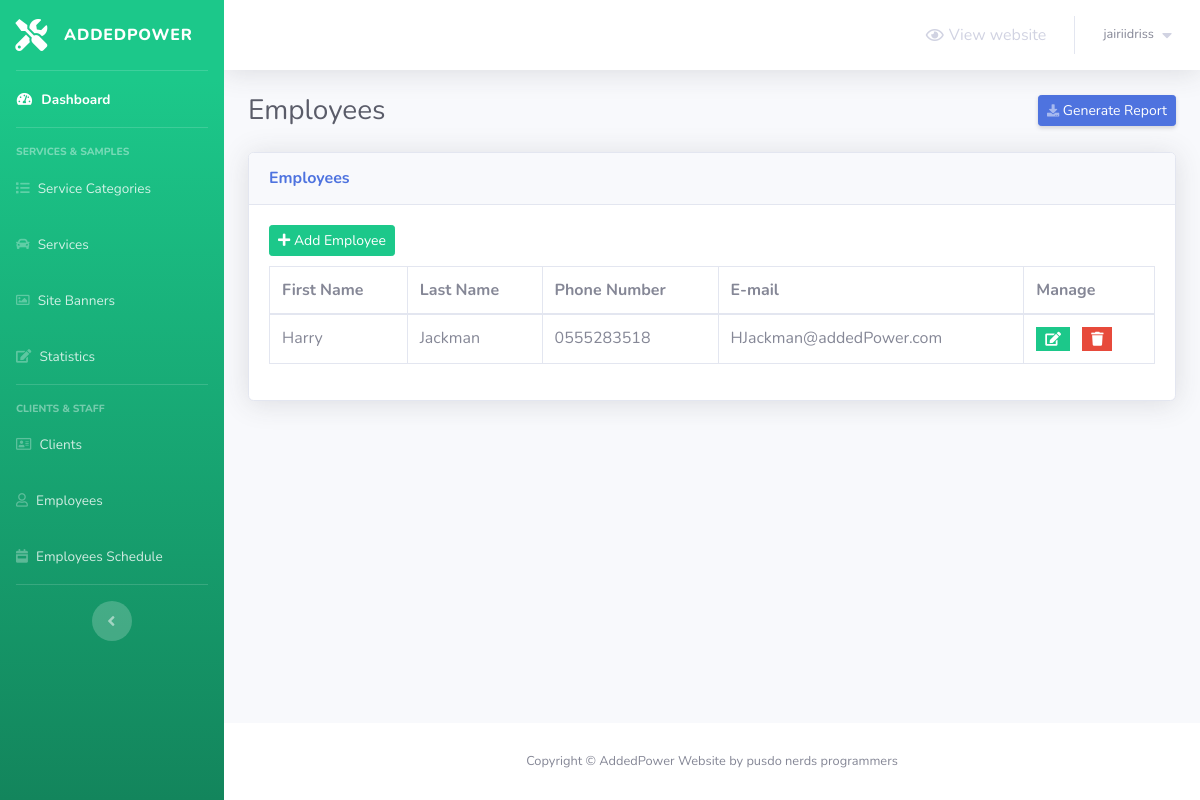
The page /admin/employees.php (signed in) on the database as committed earlier.
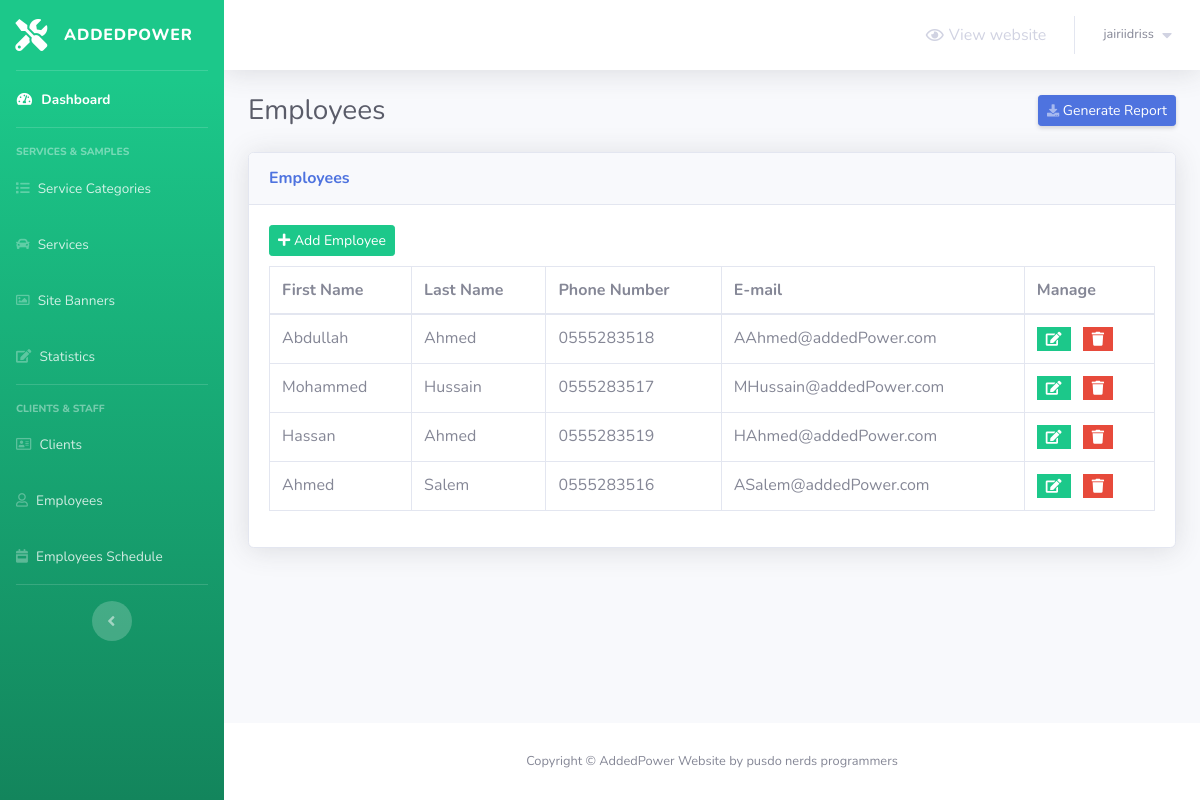
The same page on the database as committed later.
### tables this page shows
CREATE TABLE `employees` (
  `employee_id` int(2) NOT NULL,
  `first_name` varchar(20) NOT NULL,
  `last_name` varchar(20) NOT NULL,
  `phone_number` varchar(30) NOT NULL,
  `email` varchar(50) NOT NULL
);

### admin/employees.php (the view, shortened to what this page needs)
<?php
    include 'connect.php';
    include 'Includes/templates/header.php';
    if(isset($_SESSION['adminUsername']) && isset($_SESSION['adminPwd']))
    {
?>
        <div class="container-fluid">
            <div class="d-sm-flex align-items-center justify-content-between mb-4">
                <h1 class="h3 mb-0 text-gray-800">Employees</h1>
                <a href="#" class="d-none d-sm-inline-block btn btn-sm btn-primary shadow-sm">
                    <i class="fas fa-download fa-sm text-white-50"></i>
                    Generate Report
                </a>
            </div>
            <?php
                $do = '';
                if(isset($_GET['do']) && in_array($_GET['do'], array('Add','Edit')))
                {
                    $do = htmlspecialchars($_GET['do']);
                }
                else
                {
                    $do = 'Manage';
                }
                if($do == 'Manage')
                {
                    $stmt = $con->prepare("SELECT * FROM employees");
                    $stmt->execute();
                    $rows_employees = $stmt->fetchAll();
                    ?>
                        <div class="card shadow mb-4">
                            <div class="card-header py-3">
                                <h6 class="m-0 font-weight-bold text-primary">Employees</h6>
                            </div>
                            <div class="card-body">
                                <a href="employees.php?do=Add" class="btn btn-success btn-sm" style="margin-bottom: 10px;">
                                    <i class="fa fa-plus"></i>
                                    Add Employee
                                </a>
                                <div class="table-responsive">
                                    <table class="table table-bordered">
                                        <thead>
                                            <tr>
                                                <th scope="col">First Name</th>
                                                <th scope="col">Last Name</th>
                                                <th scope="col">Phone Number</th>
                                                <th scope="col">E-mail</th>
                                                <th scope="col">Manage</th>
                                            </tr>
                                        </thead>
                                        <tbody>
                                            <?php
                                                foreach($rows_employees as $employee)
                                                {
                                                    echo "<tr>";
                                                        echo "<td>";
                                                            echo $employee['first_name'];
                                                        echo "</td>";
                                                        echo "<td>";
                                                            echo $employee['last_name'];
                                                        echo "</td>";
                                                        echo "<td>";
                                                            echo $employee['phone_number'];
                                                        echo "</td>";
                                                        echo "<td>";
                                                            echo $employee['email'];
                                                        echo "</td>";
                                                        echo "<td>";
                                                            $delete_data = "delete_employee_".$employee["employee_id"];
                                                    ?>
                                                        <ul class="list-inline m-0">
                                                            <li class="list-inline-item" data-toggle="tooltip" title="Edit">
                                                                <button class="btn btn-success btn-sm rounded-0">
                                                                    <a href="employees.php?do=Edit&employee_id=<?php echo $employee['employee_id']; ?>" style="color: white;">
                                                                        <i class="fa fa-edit"></i>
                                                                    </a>
                                                                </button>
                                                            </li>
                                                            <li class="list-inline-item" data-toggle="tooltip" title="Delete">
                                                                <button class="btn btn-danger btn-sm rounded-0" type="button" data-toggle="modal" data-target="#<?php echo $delete_data; ?>" data-placement="top"><i class="fa fa-trash"></i></button>
                                                            </li>
                                                        </ul>
                                                    <?php
                                                    echo "</td>";
                                                    echo "</tr>";
                                                }
                                            ?>
                                        </tbody>
                                    </table>
                                </div>
                            </div>
                        </div>
                    <?php
                }
            ?>
        </div>
<?php
        include 'Includes/templates/footer.php';
    }
    else
    {
        header('Location: login.php');
        exit();
    }
?>

### admin/Includes/templates/header.php (shortened to what this page needs)
  		<link href="Design/fonts/css/all.min.css" rel="stylesheet" type="text/css">
  		<link href="Design/css/sb-admin-2.min.css" rel="stylesheet">
  		<link href="Design/css/main.css" rel="stylesheet">
  		<link rel="stylesheet" type="text/css" href="Design/fonts/css/all.min.css">
  		<link rel="stylesheet" type="text/css" href="Design/css/barber-icons.css">
	<link rel="stylesheet" href="https://use.fontawesome.com/releases/v5.15.0/css/all.css">
<body id="page-top">
  		<div id="wrapper">
			<ul class="navbar-nav bg-gradient-success sidebar sidebar-dark accordion" id="accordionSidebar">
		  		<a class="sidebar-brand d-flex align-items-center justify-content-center" href="../index.php">
					<div class="sidebar-brand-icon ">
			  			<i class="fa fa-tools"></i>
					</div>
					<div class="sidebar-brand-text mx-3">AddedPower</div>
		  		</a>
		  		<hr class="sidebar-divider my-0">
			  	<li class="nav-item active">
					<a class="nav-link" href="index.php">
				  		<i class="fas fa-fw fa-tachometer-alt"></i>
				  		<span>Dashboard</span>
				  	</a>
			  	</li>
	  			<hr class="sidebar-divider">
	  			<div class="sidebar-heading">
					SERVICES & SAMPLES
	  			</div>
	  			<li class="nav-item">
					<a class="nav-link" href="service-categories.php">
		  				<i class="fas fa-list"></i>
		  				<span>Service Categories</span>
		  			</a>
	  			</li>
	  			<li class="nav-item">
					<a class="nav-link" href="services.php">
		  				<i class="fa fa-car"></i>
		  				<span>Services</span>
		  			</a>
	  			</li>
	  			<li class="nav-item">
					<a class="nav-link" href="img.php">
		  				<i class="far fa-image"></i>
		  				<span>Site Banners</span>
		  			</a>
	  			</li>
	  			<li class="nav-item">
					<a class="nav-link" href="servicesGraph.php">
		  				<i class="fa fa-edit"></i>
		  				<span>Statistics</span>
		  			</a>
	  			</li>
	  			<hr class="sidebar-divider">
	  			<div class="sidebar-heading">
					CLIENTS & STAFF
	  			</div>
	  			<li class="nav-item">
					<a class="nav-link" href="clients.php">
		  				<i class="far fa-address-card"></i>
		  				<span>Clients</span>
		  			</a>
	  			</li>
	  			<li class="nav-item">
					<a class="nav-link" href="employees.php">
		  				<i class="far fa-user"></i>
		  				<span>Employees</span>
		  			</a>
	  			</li>
	  			<li class="nav-item">
					<a class="nav-link" href="employees-schedule.php">
		  				<i class="fas fa-calendar-week icon-ver"></i>
		  				<span>Employees Schedule</span>
		  			</a>
	  			</li>
	  			<hr class="sidebar-divider d-none d-md-block">
	  			<div class="text-center d-none d-md-inline">
					<button class="rounded-circle border-0" id="sidebarToggle"></button>
	  			</div>
			</ul>
			<div id="content-wrapper" class="d-flex flex-column">
			  	<div id="content">
					<nav class="navbar navbar-expand navbar-light bg-white topbar mb-4 static-top shadow">
					  	<ul class="navbar-nav ml-auto">
							<li class="nav-item">
		              			<a class="nav-link" href="../" target="_blank">
		              				<i class="far fa-eye"></i>
		                			<span style="margin-left: 5px;">View website</span>
		              			</a>
		          			</li>
							<li class="nav-item dropdown no-arrow">
					  			<a class="nav-link dropdown-toggle" href="#" id="userDropdown" role="button" data-toggle="dropdown" aria-haspopup="true" aria-expanded="false">
									<span class="mr-2 d-none d-lg-inline text-gray-600 small">
										<?php echo $_SESSION['adminUsername']; ?>
									</span>
									<i class="fas fa-caret-down"></i>
								</a>
							</li>
				  		</ul>
					</nav>

### admin/Includes/templates/footer.php (shortened to what this page needs)
		</div>
	  	<footer class="sticky-footer bg-white">
			<div class="container my-auto">
		  		<div class="copyright text-center my-auto">
					<span>Copyright &copy; AddedPower Website by pusdo nerds programmers </span>
		  		</div>
			</div>
	  	</footer>
	</div>
</div>
</body>
</html>

Rows that differ between the two databases and show on the page:
changed employees: first_name "Harry" → "Abdullah"; last_name "Jackman" → "Ahmed"; email "HJackman@addedPower.com" → "AAhmed@addedPower.com"
added employees: first_name "Mohammed", last_name "Hussain", phone_number "0555283517", email "MHussain@addedPower.com"
added employees: first_name "Hassan", last_name "Ahmed", phone_number "0555283519", email "HAhmed@addedPower.com"
added employees: first_name "Ahmed", last_name "Salem", phone_number "0555283516", email "ASalem@addedPower.com"
